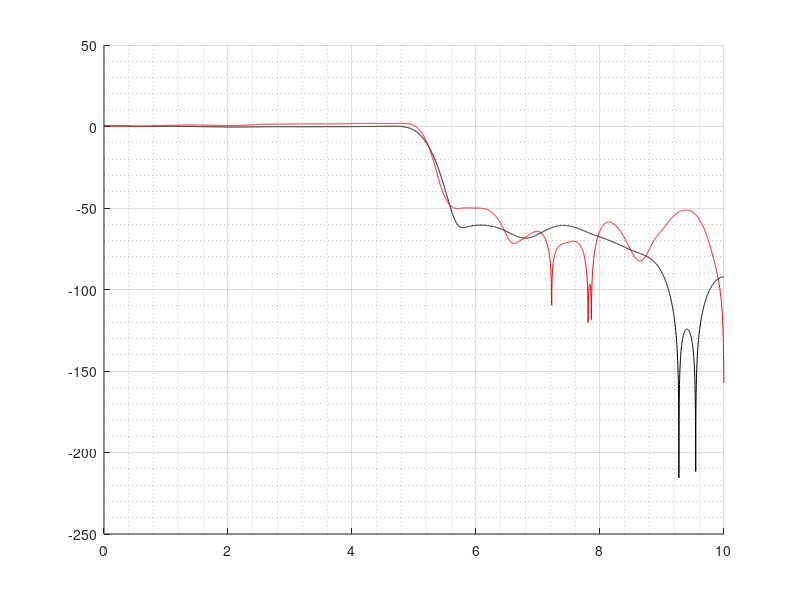

Reproduce this figure in MATLAB. (Note: this script raises an error after producing the figure.)
Fs = 20;
Att = 50; % dB
Fpass = 5.0; 
Fstop = 5.5;
F_Nyquist = 0.5*Fs;
NFFT = 4096;
approx2 = @(x) sign(x).*2.^(round(log2(abs(x))));

% FIR 1
n1 = 127;
n2 = 121;
b_1 = fir2(n1,[0, Fpass*1.011, Fstop*0.96, F_Nyquist]./F_Nyquist, [1,1,0,0]);
b_2 = fir2(n2,[0, Fpass*1.011, Fstop*0.99, F_Nyquist]./F_Nyquist, [1,1,0,0]);

b_1mf = approx2(b_1);
b_2mf = approx2(b_2);
b_1mf_cascade = conv(b_1mf, b_2mf);
[h_1, w_1] = freqz(b_1, 1, NFFT, Fs);
[h_1mf, w_1mf] = freqz( b_1mf_cascade, 1, NFFT, Fs);

% FIR 2
n3 = 90;
a_1 = fir2(n3, [0, Fpass, Fstop.*0.99, F_Nyquist]./F_Nyquist, [1, 1,0,0]).*rectwin(n3+1).';
% b_2 = fir2(n2, [0, Fpass*1.011, Fstop*0.99, F_Nyquist]./F_Nyquist, [1, 1,0,0]).*rectwin(n2+1).';

a_1mf = 2.^round(log2(abs(a_1))).*sign(a_1);
a_2mf = a_1mf+2.^round(log2(abs(a_1-a_1mf))).*sign(a_1-a_1mf);
a_2mf = conv(a_2mf, a_2mf);
% b_2mf = 2.^round(log2(abs(b_2))).*sign(b_2);
[h_2mf, w_2mf] = freqz( a_1mf, 1, NFFT, Fs);
[h_3mf, w_3mf] = freqz( a_2mf, 1, NFFT, Fs);

figure(1); hold on; grid on; grid minor;
%plot(w_2mf, 20*log10(abs(h_2mf)), 'b');
plot(w_3mf, 20*log10(abs(h_3mf)), 'k');
plot(w_1mf, 20*log10(abs(h_1mf)), 'r');
xline(Fstop, 'k-.', 'LineWidth', 2);
yline(-Att, 'k-.', 'LineWidth', 2);
legend('2-Cascade multiplier free'); xlabel('f, Hz'); ylabel('Magnitude, dB'); axis tight;
ylim([-80, 3]);